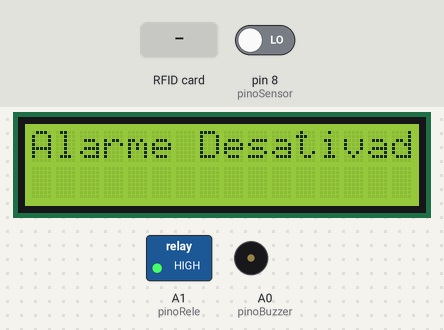
Simulated run of this sketch. Board: Arduino Uno, built with avr-gcc and run on an emulated ATmega328P. Shown: 16×2 character LCD, switched loads named in the sketch (green lamp = pin HIGH), buzzer (waves = sounding). Inputs (shaded band) come from the test bench; at power-on: pin 8 (pinoSensor) LOW. Pins used as bus, display or sensor lines are not drawn; what the sketch prints to the serial monitor is not drawn.

Above: at 1.3 s.
1.4 s: RFID card BC E3 60 19 held to the reader
At 2.8 s:
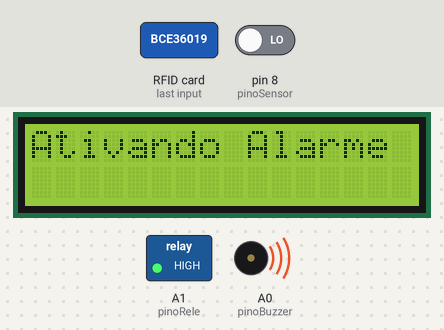
At 6.9 s:
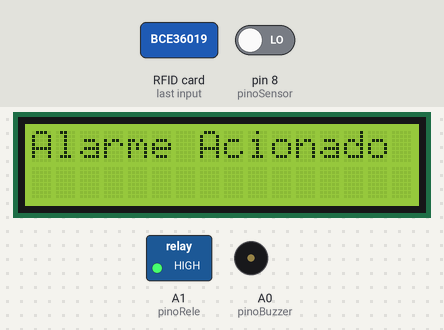
Timing chart, 0 to 12.9 s (numbered marks = the images above; inputs shaded):
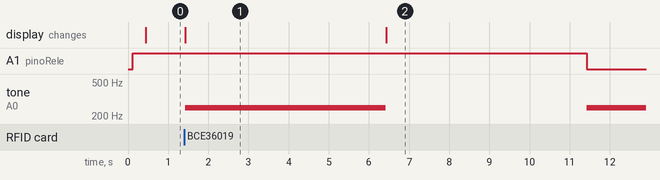

Measured:
- after the input at 1.4 s, A1 (pinoRele): HIGH → LOW after 10.0 s; tone on A0 (pinoBuzzer): silent → 250 Hz at once, → silent 5.0 s later, → 250 Hz 5.0 s later; the display: changes at once (image 1)
- what the display in image 1 shows lasts 5.0 s, from 1.4 s to 6.4 s

The sketch:

home.ino
```cpp
#include <SPI.h>
#include <LiquidCrystal.h>
#include <MFRC522.h> //INCLUSÃO DE BIBLIOTECA

#define SS_PIN 10 //PINO SDA
#define RST_PIN 9 //PINO DE RESET

MFRC522 rfid(SS_PIN, RST_PIN); //PASSAGEM DE PARÂMETROS REFERENTE AOS PINOS


LiquidCrystal lcd(6, 7, 5, 4, 3, 2);
const int pinoSensor = 8; //PINO DIGITAL UTILIZADO PELO SENSOR
const int pinoBuzzer = A0; //PINO DIGITAL PELO SENSOR,
const int pinoRele = A1; //PINO DIGITAL PELO SENSOR,
boolean alarme = false;
boolean ativar = false;
char st[20];

void setup()
{
  Serial.begin(9600);   // Inicia a serial
  pinMode(pinoSensor, INPUT); //DEFINE O PINO COMO ENTRADA
  pinMode(pinoBuzzer, OUTPUT); //DEFINE O PINO COMO saida
  pinMode(pinoRele, OUTPUT); //DEFINE O PINO COMO SAÍDA
  SPI.begin(); //INICIALIZA O BARRAMENTO SPI
  rfid.PCD_Init(); //INICIALIZA MFRC522
  //Define o número de colunas e linhas do LCD:
  lcd.begin(16, 2);
  lcd.print("Ativar alarme ?");
  analogWrite(pinoRele, 255);
}

void loop()
{
   if (ativar == true ) {
    if (digitalRead(pinoSensor) == LOW) { //SE A LEITURA DO PINO FOR IGUAL A LOW, FAZ
      alarme = true;
      estadoAlerta(alarme);
    }
  }

  leituraRfid();
  if (alarme == false) {
    estadoInicial(ativar);
  }
}

void estadoInicial(boolean ativar)
{
  lcd.clear();
  if (ativar == true) {
    lcd.print("Alarme Ativado");
  } else {
    lcd.print("Alarme Desativado");
  }
  analogWrite(pinoRele, 255);
  noTone(pinoBuzzer);
}

void estadoAlerta(boolean alarme) {
  if (alarme == true) {
    Serial.println("objeto dectado");
    lcd.clear();
    lcd.print("Alarme Acionado");
    delay(5000);
    analogWrite(pinoRele, 0);
    tone(pinoBuzzer, 250);
  }
}

void leituraRfid() {
  if (!rfid.PICC_IsNewCardPresent() || !rfid.PICC_ReadCardSerial()) //VERIFICA SE O CARTÃO PRESENTE NO LEITOR É DIFERENTE DO ÚLTIMO CARTÃO LIDO. CASO NÃO SEJA, FAZ
    return; //RETORNA PARA LER NOVAMENTE

  /***INICIO BLOCO DE CÓDIGO RESPONSÁVEL POR GERAR A TAG RFID LIDA***/
  String strID = "";
  for (byte i = 0; i < 4; i++) {
    strID +=
      (rfid.uid.uidByte[i] < 0x10 ? "0" : "") +
      String(rfid.uid.uidByte[i], HEX) +
      (i != 3 ? ":" : "");
  }
  strID.toUpperCase();
  /***FIM DO BLOCO DE CÓDIGO RESPONSÁVEL POR GERAR A TAG RFID LIDA***/

  //O ENDEREÇO "27:41:AA:AB" DEVERÁ SER ALTERADO PARA O ENDEREÇO DA SUA TAG RFID QUE CAPTUROU ANTERIORMENTE
  if (strID.indexOf("BC:E3:60:19") >= 0 || strID.indexOf("97:EA:DF:C8") >= 0 || strID.indexOf("99:F2:B9:B1") >= 0) { //SE O ENDEREÇO DA TAG LIDA FOR IGUAL AO ENDEREÇO INFORMADO, FAZ
    lcd.clear();
    Serial.println("cartão valido");
    lcd.print("Ativando Alarme");
    alarme = false;
    if (ativar == false) {
      tone(pinoBuzzer, 250);
      delay(5000);
      ativar = true;
      noTone(pinoBuzzer);
    } else {
      lcd.clear();
      tone(pinoBuzzer, 250);
      lcd.print("Alarme desativado");
      noTone(pinoBuzzer);
      ativar = false;
    }
  } else { //SENÃO, FAZ (CASO A TAG LIDA NÃO SEJÁ VÁLIDA)
    lcd.clear();
    Serial.println("cartão invalido");
    lcd.print("cartão invalido");
  }

  rfid.PICC_HaltA(); //PARADA DA LEITURA DO CARTÃO
  rfid.PCD_StopCrypto1(); //PARADA DA CRIPTOGRAFIA NO PCD
}
```
